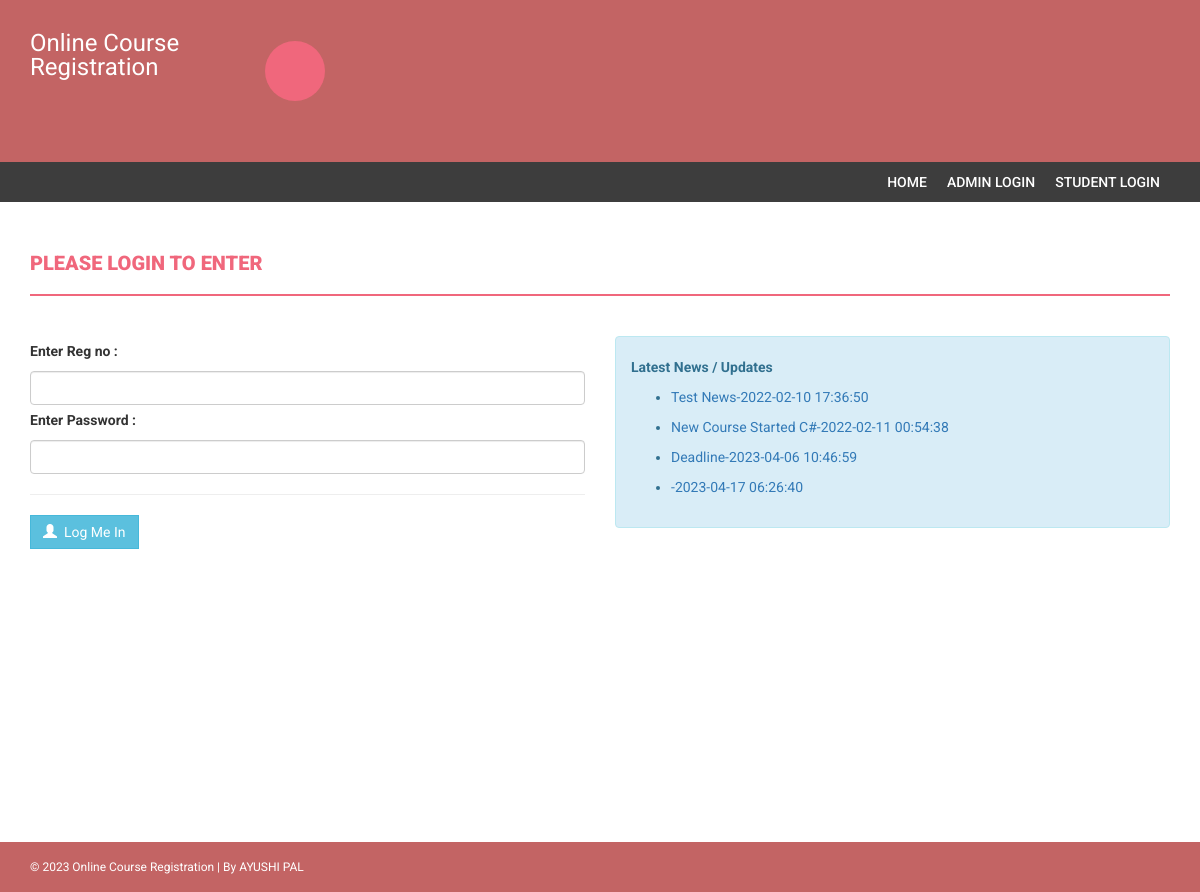
Page /onlinecourse/index.php on the earlier database version.
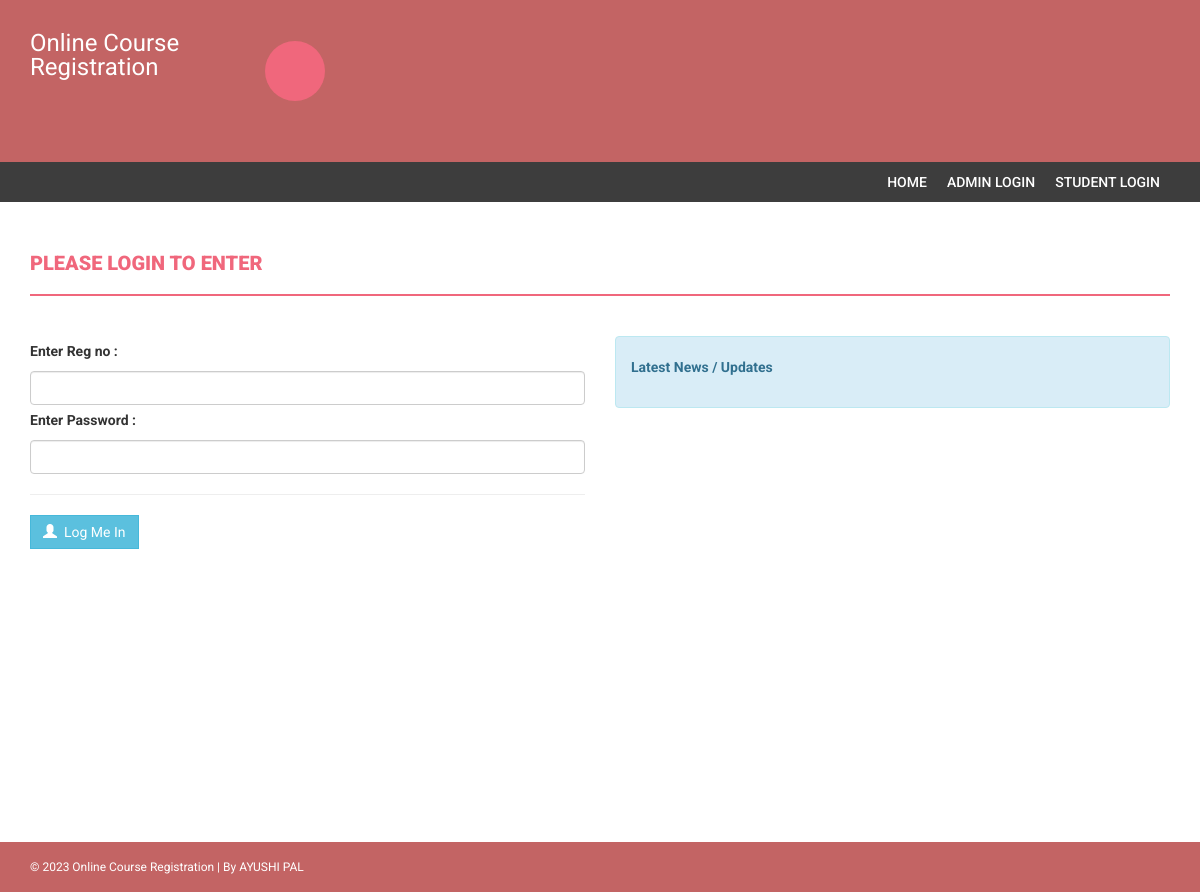
Same page on the later database version.
### tables this page shows
CREATE TABLE `news` (
  `id` int(11) NOT NULL,
  `newstitle` varchar(255) DEFAULT NULL,
  `newsDescription` mediumtext DEFAULT NULL,
  `postingDate` timestamp NULL DEFAULT current_timestamp()
);

### onlinecourse/index.php (the view, shortened to what this page needs)
<!DOCTYPE html>
<html xmlns="http://www.w3.org/1999/xhtml">
<head>
    <link href="assets/css/bootstrap.css" rel="stylesheet" />
    <link href="assets/css/font-awesome.css" rel="stylesheet" />
    <link href="assets/css/style.css" rel="stylesheet" />
</head>
<body>
    <?php include('includes/header.php');?>
<section class="menu-section">
        <div class="container">
            <div class="row">
                <div class="col-md-12">
                    <div class="navbar-collapse collapse ">
                        <ul id="menu-top" class="nav navbar-nav navbar-right">
                             <li><a href="index.php">Home </a></li>
                             <li><a href="admin/">Admin Login </a></li>
                              <li><a href="index.php">Student Login</a></li>
                        </ul>
                    </div>
                </div>
            </div>
        </div>
    </section>
    <div class="content-wrapper">
        <div class="container">
            <div class="row">
                <div class="col-md-12">
                    <h4 class="page-head-line">Please Login To Enter </h4>
                </div>
            </div>
            <form name="admin" method="post">
            <div class="row">
                <div class="col-md-6">
                     <label>Enter Reg no : </label>
                        <input type="text" name="regno" class="form-control"  />
                        <label>Enter Password :  </label>
                        <input type="password" name="password" class="form-control"  />
                        <hr />
                        <button type="submit" name="submit" class="btn btn-info"><span class="glyphicon glyphicon-user"></span> &nbsp;Log Me In </button>&nbsp;
                </div>
                </form>
                <div class="col-md-6">
                    <div class="alert alert-info">
                         <strong> Latest News / Updates</strong>
                         <marquee direction='up'  scrollamount="2" onmouseover="this.stop();" onmouseout="this.start();">
                        <ul>
                            <?php
$sql=mysqli_query($con,"select * from news");
while($row=mysqli_fetch_array($sql))
{
?>
                            <li>
                              <a href="news-details.php?nid=<?php echo htmlentities($row['id']);?>"><?php echo htmlentities($row['newstitle']);?>-<?php echo htmlentities($row['postingDate']);?></a>
                            </li>
                           <?php } ?>
                        </ul>
                    </marquee>
                    </div>
                                    </div>
            </div>
        </div>
    <?php include('includes/footer.php');?>
</body>
</html>

Differences in the rows shown:
removed news: newstitle "Test News", postingDate "2022-02-10 17:36:50"
removed news: newstitle "New Course Started C#", postingDate "2022-02-11 00:54:38"
removed news: newstitle "Deadline", postingDate "2023-04-06 10:46:59"
removed news: postingDate "2023-04-17 06:26:40"
